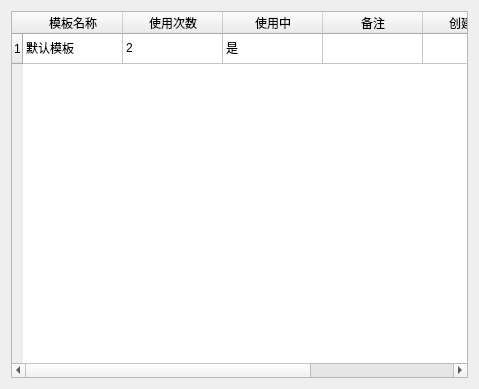
<?xml version="1.0" encoding="UTF-8"?>
<ui version="4.0">
 <class>Dialog</class>
 <widget class="QDialog" name="Dialog">
  <property name="geometry">
   <rect>
    <x>0</x>
    <y>0</y>
    <width>479</width>
    <height>389</height>
   </rect>
  </property>
  <property name="windowTitle">
   <string>Dialog</string>
  </property>
  <layout class="QVBoxLayout" name="verticalLayout">
   <item>
    <widget class="QTableWidget" name="tableWidget">
     <row>
      <property name="text">
       <string>1</string>
      </property>
     </row>
     <column>
      <property name="text">
       <string>模板名称</string>
      </property>
     </column>
     <column>
      <property name="text">
       <string>使用次数</string>
      </property>
     </column>
     <column>
      <property name="text">
       <string>使用中</string>
      </property>
     </column>
     <column>
      <property name="text">
       <string>备注</string>
      </property>
     </column>
     <column>
      <property name="text">
       <string>创建时间</string>
      </property>
     </column>
     <column>
      <property name="text">
       <string>更新时间</string>
      </property>
     </column>
     <item row="0" column="0">
      <property name="text">
       <string>默认模板</string>
      </property>
     </item>
     <item row="0" column="1">
      <property name="text">
       <string>2</string>
      </property>
     </item>
     <item row="0" column="2">
      <property name="text">
       <string>是</string>
      </property>
     </item>
    </widget>
   </item>
  </layout>
 </widget>
 <resources/>
 <connections/>
</ui>
